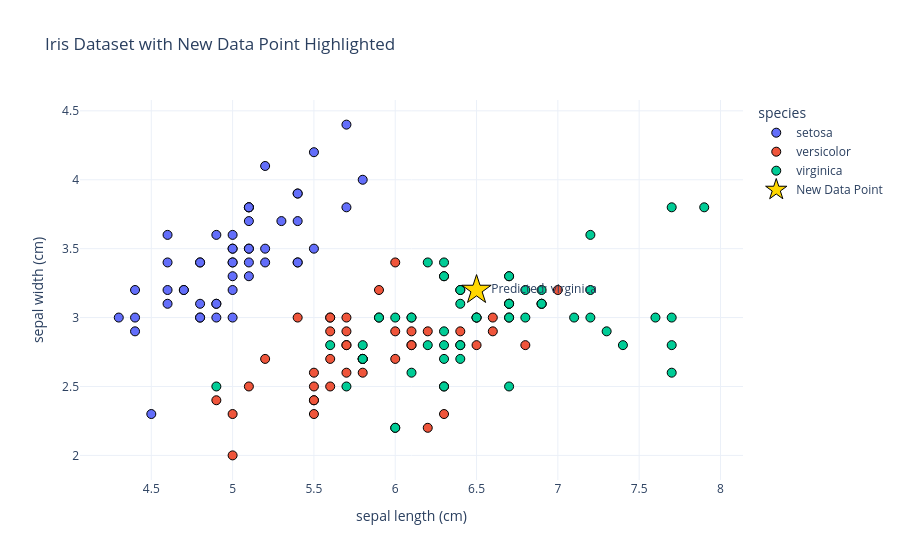

Notebook source saved alongside this figure:
### Markdown cell above
By comparing predicted labels against the ground truth, we can directly measure how well the model generalizes beyond the training set. Accuracy provides a simple performance metric, but it is equally valuable to look at individual predictions. This allows us to interpret success cases and identify where the model struggles.

### Code cell
predicted_label = y_pred[sample_idx]

fig = px.scatter(iris_df, x=iris.feature_names[0], y=iris.feature_names[1], color="species",
                 title="Iris Dataset with New Data Point Highlighted", template="plotly_white")
fig.update_traces(marker=dict(size=9, line=dict(width=1, color="black")))
fig.add_scatter(x=[X_test[sample_idx, 0]], y=[X_test[sample_idx, 1]], mode="markers+text",
                marker=dict(symbol="star", size=22, color="gold", line=dict(width=1, color="black")),
                text=[f"Predicted: {iris.target_names[predicted_label]}"], textposition="middle right",
                name="New Data Point")
fig.show()

### Figure 1 — Plotly figure (JSON) as saved in the notebook; plotly's stock layout.template omitted (floating-point values rounded to 4 significant figures)
{"data": [{"hovertemplate": "species=setosa<br>sepal length (cm)=%{x}<br>sepal width (cm)=%{y}<extra></extra>", "legendgroup": "setosa", "marker": {"color": "#636efa", "line": {"color": "black", "width": 1}, "size": 9, "symbol": "circle"}, "mode": "markers", "name": "setosa", "orientation": "v", "showlegend": true, "type": "scatter", "x": [5.1, 4.9, 4.7, 4.6, 5.0, 5.4, 4.6, 5.0, 4.4, 4.9, 5.4, 4.8, 4.8, 4.3, 5.8, 5.7, 5.4, 5.1, 5.7, 5.1, 5.4, 5.1, 4.6, 5.1, 4.8, 5.0, 5.0, 5.2, 5.2, 4.7, 4.8, 5.4, 5.2, 5.5, 4.9, 5.0, 5.5, 4.9, 4.4, 5.1, 5.0, 4.5, 4.4, 5.0, 5.1, 4.8, 5.1, 4.6, 5.3, 5.0], "xaxis": "x", "y": [3.5, 3.0, 3.2, 3.1, 3.6, 3.9, 3.4, 3.4, 2.9, 3.1, 3.7, 3.4, 3.0, 3.0, 4.0, 4.4, 3.9, 3.5, 3.8, 3.8, 3.4, 3.7, 3.6, 3.3, 3.4, 3.0, 3.4, 3.5, 3.4, 3.2, 3.1, 3.4, 4.1, 4.2, 3.1, 3.2, 3.5, 3.6, 3.0, 3.4, 3.5, 2.3, 3.2, 3.5, 3.8, 3.0, 3.8, 3.2, 3.7, 3.3], "yaxis": "y"}, {"hovertemplate": "species=versicolor<br>sepal length (cm)=%{x}<br>sepal width (cm)=%{y}<extra></extra>", "legendgroup": "versicolor", "marker": {"color": "#EF553B", "line": {"color": "black", "width": 1}, "size": 9, "symbol": "circle"}, "mode": "markers", "name": "versicolor", "orientation": "v", "showlegend": true, "type": "scatter", "x": [7.0, 6.4, 6.9, 5.5, 6.5, 5.7, 6.3, 4.9, 6.6, 5.2, 5.0, 5.9, 6.0, 6.1, 5.6, 6.7, 5.6, 5.8, 6.2, 5.6, 5.9, 6.1, 6.3, 6.1, 6.4, 6.6, 6.8, 6.7, 6.0, 5.7, 5.5, 5.5, 5.8, 6.0, 5.4, 6.0, 6.7, 6.3, 5.6, 5.5, 5.5, 6.1, 5.8, 5.0, 5.6, 5.7, 5.7, 6.2, 5.1, 5.7], "xaxis": "x", "y": [3.2, 3.2, 3.1, 2.3, 2.8, 2.8, 3.3, 2.4, 2.9, 2.7, 2.0, 3.0, 2.2, 2.9, 2.9, 3.1, 3.0, 2.7, 2.2, 2.5, 3.2, 2.8, 2.5, 2.8, 2.9, 3.0, 2.8, 3.0, 2.9, 2.6, 2.4, 2.4, 2.7, 2.7, 3.0, 3.4, 3.1, 2.3, 3.0, 2.5, 2.6, 3.0, 2.6, 2.3, 2.7, 3.0, 2.9, 2.9, 2.5, 2.8], "yaxis": "y"}, {"hovertemplate": "species=virginica<br>sepal length (cm)=%{x}<br>sepal width (cm)=%{y}<extra></extra>", "legendgroup": "virginica", "marker": {"color": "#00cc96", "line": {"color": "black", "width": 1}, "size": 9, "symbol": "circle"}, "mode": "markers", "name": "virginica", "orientation": "v", "showlegend": true, "type": "scatter", "x": [6.3, 5.8, 7.1, 6.3, 6.5, 7.6, 4.9, 7.3, 6.7, 7.2, 6.5, 6.4, 6.8, 5.7, 5.8, 6.4, 6.5, 7.7, 7.7, 6.0, 6.9, 5.6, 7.7, 6.3, 6.7, 7.2, 6.2, 6.1, 6.4, 7.2, 7.4, 7.9, 6.4, 6.3, 6.1, 7.7, 6.3, 6.4, 6.0, 6.9, 6.7, 6.9, 5.8, 6.8, 6.7, 6.7, 6.3, 6.5, 6.2, 5.9], "xaxis": "x", "y": [3.3, 2.7, 3.0, 2.9, 3.0, 3.0, 2.5, 2.9, 2.5, 3.6, 3.2, 2.7, 3.0, 2.5, 2.8, 3.2, 3.0, 3.8, 2.6, 2.2, 3.2, 2.8, 2.8, 2.7, 3.3, 3.2, 2.8, 3.0, 2.8, 3.0, 2.8, 3.8, 2.8, 2.8, 2.6, 3.0, 3.4, 3.1, 3.0, 3.1, 3.1, 3.1, 2.7, 3.2, 3.3, 3.0, 2.5, 3.0, 3.4, 3.0], "yaxis": "y"}, {"marker": {"color": "gold", "line": {"color": "black", "width": 1}, "size": 22, "symbol": "star"}, "mode": "markers+text", "name": "New Data Point", "text": ["Predicted: virginica"], "textposition": "middle right", "type": "scatter", "x": [6.5], "y": [3.2]}], "layout": {"legend": {"title": {"text": "species"}, "tracegroupgap": 0}, "title": {"text": "Iris Dataset with New Data Point Highlighted"}, "xaxis": {"anchor": "y", "domain": [0, 1], "title": {"text": "sepal length (cm)"}}, "yaxis": {"anchor": "x", "domain": [0, 1], "title": {"text": "sepal width (cm)"}}}}
